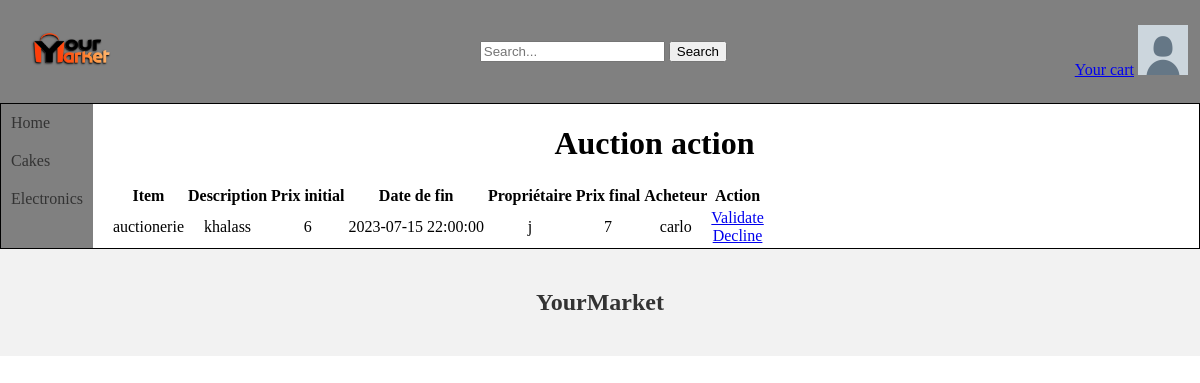
Page /auctionVerified.php (signed in) on the committed database.
### tables this page shows
CREATE TABLE IF NOT EXISTS `sell` (
  `username` varchar(100) NOT NULL,
  `idItem` int NOT NULL,
  PRIMARY KEY (`username`,`idItem`),
  KEY `fk_sell_item` (`idItem`)
);

CREATE TABLE IF NOT EXISTS `items` (
  `id` int NOT NULL AUTO_INCREMENT,
  `nameItem` varchar(200) NOT NULL,
  `descriptions` varchar(999) NOT NULL,
  `price` double NOT NULL,
  `categories` int NOT NULL,
  `sellType` int NOT NULL,
  `quantity` int NOT NULL DEFAULT '1',
  `available` tinyint(1) NOT NULL DEFAULT '1',
  `endDate` datetime DEFAULT NULL,
  PRIMARY KEY (`id`)
);

CREATE TABLE IF NOT EXISTS `bids` (
  `id` int NOT NULL AUTO_INCREMENT,
  `itemId` int NOT NULL,
  `price` int NOT NULL,
  PRIMARY KEY (`id`)
);

CREATE TABLE IF NOT EXISTS `place` (
  `bidId` int NOT NULL,
  `username` varchar(100) NOT NULL,
  PRIMARY KEY (`bidId`,`username`),
  KEY `fk_users_place` (`username`)
);

### auctionVerified.php (the view, shortened to what this page needs)
<!DOCTYPE html>
<html>
<head>
  <link rel="stylesheet" type="text/css" href="Constant/styles.css">
</head>
<body>
    <head>
        <?php include('Constant/head.php'); ?>
    </head>
    <div class="page">
      <nav>
          <?php include('Constant/navbar.php'); ?>
      </nav>
      <div class="content">
        <h1>Auction action</h1>
      <?php
        global $conn;
        $itemQuery = "SELECT id, nameItem, descriptions, price AS initialPrice, endDate, username AS usernameOwner
                    FROM items as i inner join sell as s on i.id=s.idItem
                    WHERE sellType = 2 AND endDate < NOW() and quantity>0
                    ORDER BY endDate ASC";
        $itemResult = $conn->query($itemQuery);
        if ($itemResult->num_rows > 0) {
            echo '<table>
                    <tr>
                        <th>Item</th>
                        <th>Description</th>
                        <th>Prix initial</th>
                        <th>Date de fin</th>
                        <th>Propriétaire</th>
                        <th>Prix final</th>
                        <th>Acheteur</th>
                        <th>Action</th>
                    </tr>';
            while ($itemRow = $itemResult->fetch_assoc()) {
                $itemId = $itemRow['id'];
                $bidQuery = "SELECT price AS finalPrice
                            FROM bids
                            WHERE itemId = $itemId";
                $bidResult = $conn->query($bidQuery);
                $bidRow = $bidResult->fetch_assoc();
                $buyerQuery = "SELECT username
                            FROM place
                            WHERE bidId = (
                                SELECT bidId
                                FROM bids
                                WHERE itemId = $itemId
                                LIMIT 1
                            )";
                $buyerResult = $conn->query($buyerQuery);
                $buyerRow = $buyerResult->fetch_assoc();
                echo '<tr>';
                echo '<td>' . $itemRow['nameItem'] . '</td>';
                echo '<td>' . $itemRow['descriptions'] . '</td>';
                echo '<td>' . $itemRow['initialPrice'] . '</td>';
                echo '<td>' . $itemRow['endDate'] . '</td>';
                echo '<td>' . $itemRow['usernameOwner'] . '</td>';
                if(isset($bidRow['finalPrice']) && isset($buyerRow['username'])){
                    echo '<td>' . $bidRow['finalPrice'] . '</td>';
                    echo '<td>' . $buyerRow['username'] . '</td>';
                    echo'<td><a href="auctionVerified.php?validate='.$itemRow['id'].'">Validate</a><br><a href="auctionVerified.php?decline='.$itemRow['id'].'">Decline</a></td>';
                }else{
                    echo "<td>NO</td>";
                    echo "<td>NO</td>";
                    echo'<td><a href="auctionVerified.php?decline='.$itemRow['id'].'">Decline</a>';
                }
                echo '</tr>';
            }
            echo '</table>';
        } else {
            echo 'Aucun résultat trouvé.';
        }
        ?>
      </div>
    </div>
  <footer>
    <?php
    include('Constant/footer.php');
    ?>
  </footer>
</body>
</html>

### Constant/styles.css (style rules this page uses)
body { margin: 0; padding: 0; }
nav { width: 10%; left: 0; flex-grow: 1; }
.page { border: 1px solid black; display: flex; }
.content { text-align: center; width: 100%; }

### rows in the picture
sell: idItem.nameItem "auctionerie", idItem.descriptions "khalass", idItem.price "6", idItem.endDate "2023-07-15 22:00:00", username "j", bids.price "7", place.username "carlo"
